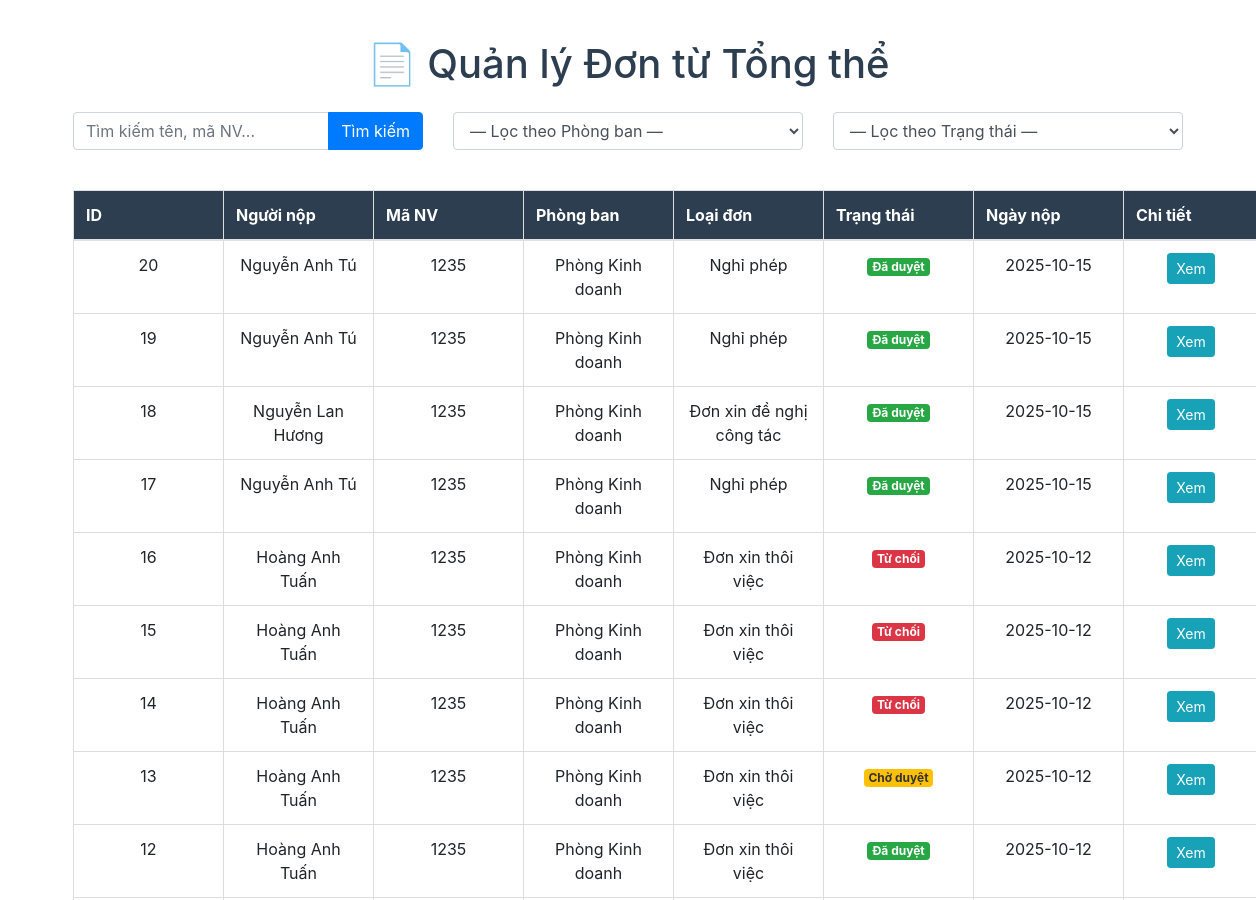
Page /quan_ly_don (signed in, upper part) on the earlier database version.
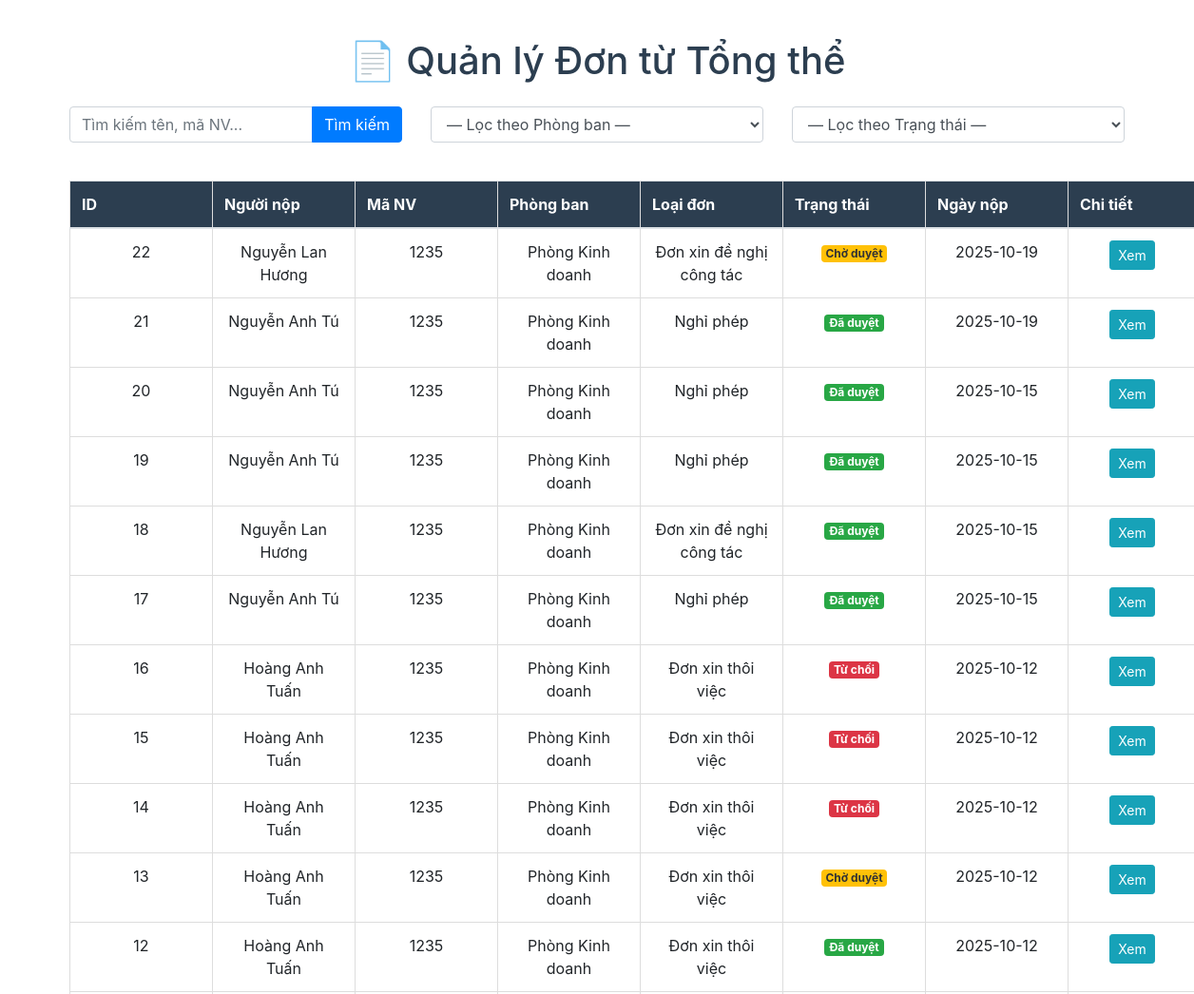
Same page on the later database version.
### tables this page shows
CREATE TABLE Don (
    id INTEGER PRIMARY KEY AUTOINCREMENT,
    ho_ten TEXT,
    ma_nv TEXT,
    phong_ban TEXT,
    loai_don TEXT,
    ngay_bat_dau TEXT,
    ngay_ket_thuc TEXT,
    ly_do TEXT,
    trang_thai TEXT,
    nguoi_duyet_hien_tai TEXT,
    file_goc TEXT,
    ket_qua_ocr TEXT,
    user_id INTEGER,
    ngay_gui TIMESTAMP DEFAULT CURRENT_TIMESTAMP,
    FOREIGN KEY(user_id) REFERENCES users(id)
);

### app.py (the view, shortened to what this page needs)
@app.route('/quan_ly_don', methods=['GET'])
@login_required
def quan_ly_don():
    conn = get_db_connection()
    search_query = request.args.get('search', '')
    phong_ban_filter = request.args.get('phong_ban_filter', '')
    trang_thai_filter = request.args.get('trang_thai_filter', '')
    phong_bans_result = conn.execute("SELECT DISTINCT phong_ban FROM users WHERE phong_ban IS NOT NULL AND phong_ban != '' ORDER BY phong_ban").fetchall()
    phong_bans = [row['phong_ban'] for row in phong_bans_result]
    sql_base = "SELECT d.* FROM Don d JOIN users u ON d.user_id = u.id WHERE 1=1"
    params = []
    if phong_ban_filter:
        sql_base += " AND u.phong_ban = ?"
        params.append(phong_ban_filter)
    if search_query:
        search_like = f'%{search_query}%'
        sql_base += " AND (d.ho_ten LIKE ? OR d.ma_nv LIKE ? OR d.loai_don LIKE ?)"
        params.extend([search_like, search_like, search_like])
    sql_base += " ORDER BY d.id DESC"
    dons = conn.execute(sql_base, params).fetchall()
    conn.close()
    return render_template('quan_ly_don.html',
                            dons=dons,
                            search_query=search_query,
                            phong_bans=phong_bans)

### app.py (called while the page is built)
def get_db_connection():
    conn = sqlite3.connect('database.db')
    conn.row_factory = sqlite3.Row
    return conn

def login_required(f):
    @wraps(f)
    def decorated(*args, **kwargs):
        if 'user_id' not in session:
            return redirect(url_for('login'))
        return f(*args, **kwargs)
    return decorated

### templates/quan_ly_don.html (shortened to what this page needs)
<!DOCTYPE html>
<html lang="vi">
<head>
    <link rel="stylesheet" href="{{ url_for('static', filename='css/dbadmin.css') }}">
    <link rel="stylesheet" href="https://maxcdn.bootstrapcdn.com/bootstrap/4.5.2/css/bootstrap.min.css">
</head>
<body>
    <div class="container">
        <h1>📄 Quản lý Đơn từ Tổng thể</h1>
        <form method="GET" class="mt-4">
            <div class="row">
                <div class="col-md-4 mb-3">
                    <div class="input-group">
                        <input type="text" name="search" class="form-control" placeholder="Tìm kiếm tên, mã NV..."
                               value="{{ search_query or '' }}">
                        <div class="input-group-append">
                            <button class="btn btn-primary" type="submit">Tìm kiếm</button>
                        </div>
                    </div>
                </div>
                <div class="col-md-4 mb-3">
                    <select name="phong_ban_filter" class="form-control">
                        <option value="">— Lọc theo Phòng ban —</option>
                    </select>
                </div>
                <div class="col-md-4 mb-3">
                    <select name="trang_thai_filter" class="form-control" onchange="this.form.submit()">
                        <option value="">— Lọc theo Trạng thái —</option>
                    </select>
                </div>
            </div>
        </form>
        <table class="table table-striped mt-4">
            <thead>
                <tr>
                    <th>ID</th>
                    <th>Người nộp</th>
                    <th>Mã NV</th>
                    <th>Phòng ban</th>
                    <th>Loại đơn</th>
                    <th>Trạng thái</th>
                    <th>Ngày nộp</th>
                    <th>Chi tiết</th>
                </tr>
            </thead>
            <tbody>
                {% for d in dons %}
                <tr>
                    <td>{{ d.id }}</td>
                    <td>{{ d.ho_ten }}</td>
                    <td>{{ d.ma_nv or 'N/A' }}</td>
                    <td>{{ d.phong_ban }}</td>
                    <td>{{ d.loai_don }}</td>
                    <td>
                        {% set status = d.trang_thai|lower %}
                        {% if 'chờ duyệt' in status %}
                            <span class="badge badge-warning">Chờ duyệt</span>
                        {% elif 'đã duyệt' in status or 'hoàn tất' in status %}
                            <span class="badge badge-success">Đã duyệt</span>
                        {% elif 'từ chối' in status %}
                            <span class="badge badge-danger">Từ chối</span>
                        {% else %}
                            <span class="badge badge-secondary">{{ d.trang_thai }}</span>
                        {% endif %}
                    </td>
                    <td>{{ d.ngay_gui.split(' ')[0] if d.ngay_gui else 'N/A' }}</td>
                    <td><a href="{{ url_for('don_detail', don_id=d.id) }}" class="btn btn-info btn-sm">Xem</a></td>
                </tr>
                {% else %}
                <tr>
                    <td colspan="8" class="text-center text-muted">Không có đơn nào phù hợp với tìm kiếm.</td>
                </tr>
                {% endfor %}
            </tbody>
        </table>
        <br>
    </div>
</body>
</html>

### static/css/dbadmin.css (style rules this page uses)
* { margin: 0; padding: 0; box-sizing: border-box; }
body { font-family: 'Arial', sans-serif; background-color: #f4f4f4; color: #333; line-height: 1.6; padding: 20px; }
h1 { text-align: center; color: #2c3e50; margin-bottom: 20px; }
a { text-decoration: none; color: #3498db; font-weight: bold; }
table { width: 100%; border-collapse: collapse; margin-top: 20px; margin-bottom: 20px; }
th, td { padding: 10px; text-align: center; border: 1px solid #ddd; }
th { background-color: #2c3e50; color: #fff; font-weight: bold; }
td { background-color: #fff; }
td a { color: #3498db; font-weight: bold; }
th, td { min-width: 150px; word-wrap: break-word; }
a { margin-right: 15px; }

### templates/quan_ly_don.html (style rules this page uses)
.container { padding-top: 20px; padding-bottom: 20px; }
.badge-warning { background-color: #ffc107; color: #333; }
.badge-success { background-color: #28a745; color: white; }
.badge-danger { background-color: #dc3545; color: white; }

Differences in the rows shown:
added Don: id "22", ho_ten "Nguyễn Lan Hương", ma_nv "1235", phong_ban "Phòng Kinh doanh", loai_don "Đơn xin đề nghị công tác", shows "Chờ duyệt", ngay_gui "2025-10-19"
added Don: id "21", ho_ten "Nguyễn Anh Tú", ma_nv "1235", phong_ban "Phòng Kinh doanh", loai_don "Nghỉ phép", shows "Đã duyệt", ngay_gui "2025-10-19"
